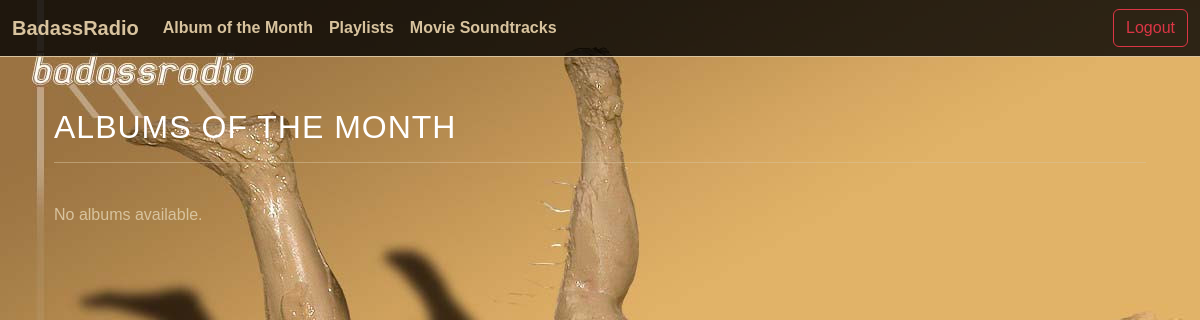
The app's page /albums/ (signed in), older data.
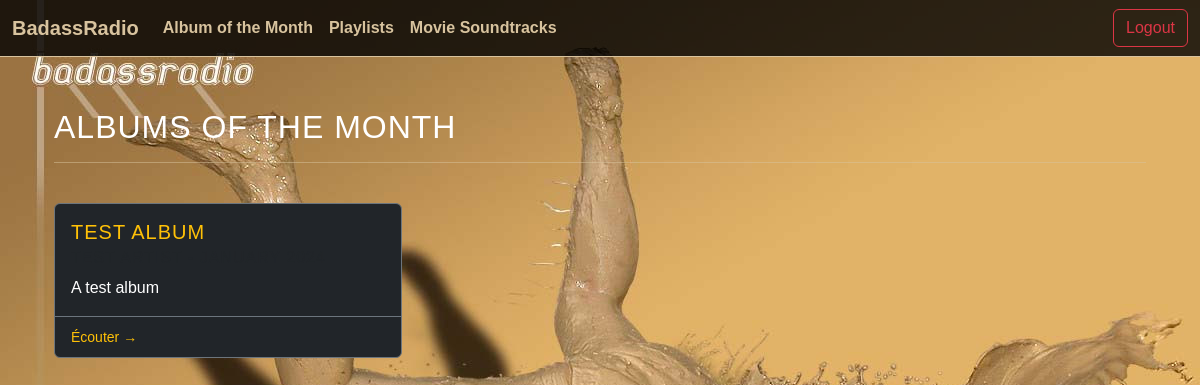
The same page, newer data.
### blog/models.py (models this page shows, shortened)
class AlbumOfTheMonth(models.Model):
    title = models.CharField(max_length=200)
    artist = models.CharField(max_length=200)
    description = models.TextField()
    cover_image = models.ImageField(upload_to='albums/')
    month = models.DateField(help_text="The month this album represents (use the 1st of the month).")
    created_at = models.DateTimeField(auto_now_add=True)
    class Meta:
        ordering = ['-month']

### blog/views.py (the view)
# urls.py: path('albums/', views.album_list, name='album_list'),
@login_required
def album_list(request):
    albums = AlbumOfTheMonth.objects.all()
    return render(request, 'blog/album_list.html', {'albums': albums})

### templates/blog/album_list.html (shortened to what this page needs)
{% extends 'blog/base.html' %}
{% block content %}
<div class="container mt-5">
    <h2>Albums of the Month</h2>
    <hr class="border-secondary">
    <div class="row row-cols-1 row-cols-md-3 g-4 mt-3">
        {% for album in albums %}
        <div class="col">
            <div class="card h-100 bg-dark text-white border-secondary">
                <div class="card-body">
                    <h5 class="card-title"><a href="{% url 'album_detail' album.pk %}" class="text-warning text-decoration-none">{{ album.title }}</a></h5>
                    <h6 class="card-subtitle mb-2 text-muted">{{ album.artist }} - {{ album.month|date:"F Y" }}</h6>
                    <p class="card-text">{{ album.description|truncatewords:20 }}</p>
                </div>
                <div class="card-footer border-secondary">
                    <small class="text-muted"><a href="{% url 'album_detail' album.pk %}" class="text-warning">Écouter &rarr;</a></small>
                </div>
            </div>
        </div>
        {% empty %}
        <p>No albums available.</p>
        {% endfor %}
    </div>
</div>
{% endblock %}

Row changes from the older to the newer data that the page shows:
added AlbumOfTheMonth: title "TEST ALBUM", description "A test album"
Text that changed along with them:
text no longer shown: "No albums available."
